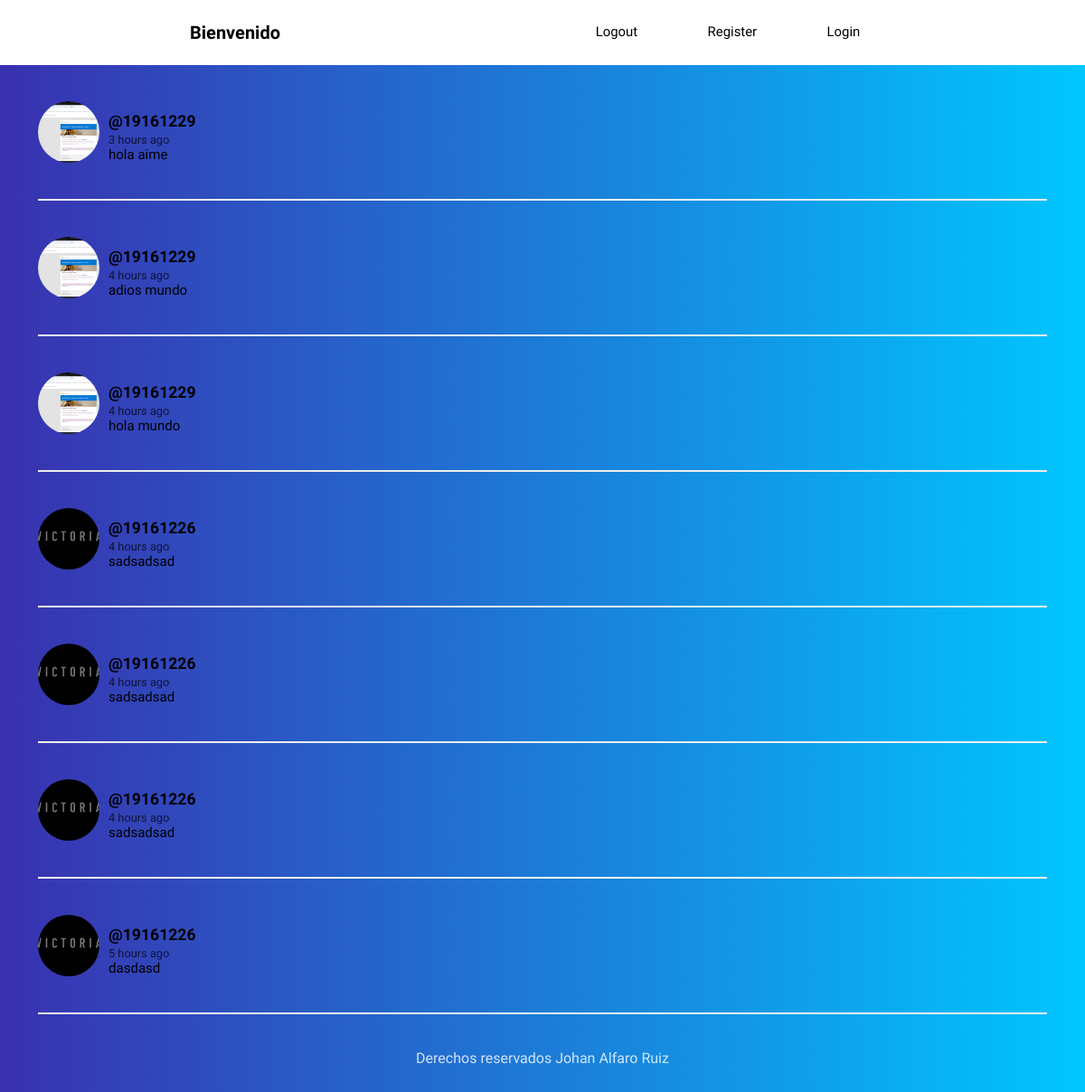
The app's page /feed/, older data.
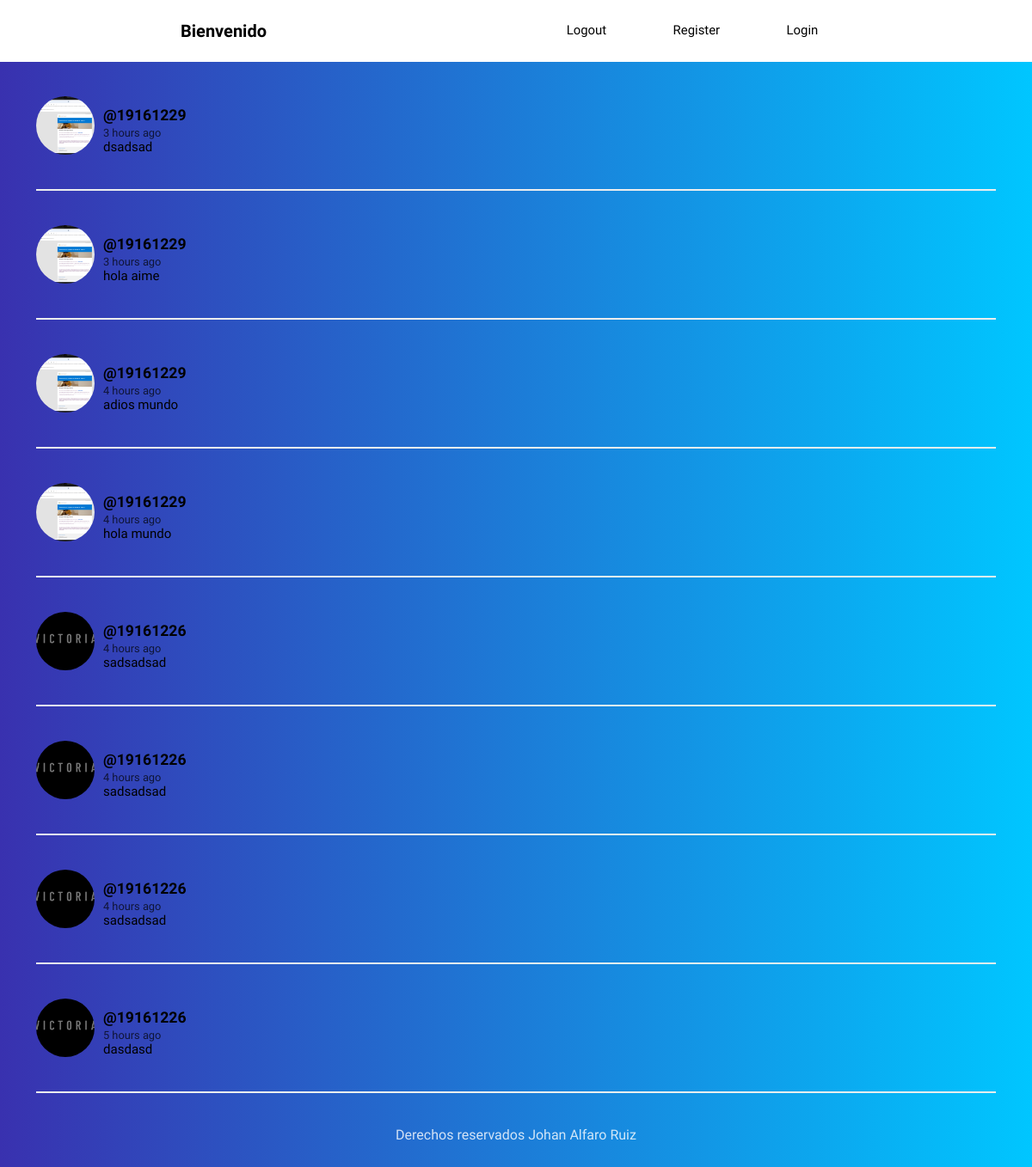
The same page, newer data.
### social/models.py (models this page shows, shortened)
class Post(models.Model):
    user=models.ForeignKey(User,on_delete=models.CASCADE,related_name='posts')
    fecha=models.DateTimeField(default=timezone.now)
    contenido=models.TextField()
    class Meta:
        ordering=['-fecha']

class Profile(models.Model):
    user=models.OneToOneField(User,on_delete=models.CASCADE)
    imagen=models.ImageField(upload_to='Profile',null=True,blank=True)

### social/views.py (the view)
# urls.py: path('feed/',views.feed, name='feed'),
def  feed(request):
    posts=Post.objects.all()
    return render(request,'social/feed.html',{"posts":posts})

### social/templates/social/feed.html (shortened to what this page needs)
{% extends 'social/layout.html' %}
{% load humanize %}
{% load static %}
{% block content %}
{% for post in posts %}
<article>
    <div class="container-article">
        <img src="{{ post.user.profile.imagen.url }}">
        <div>
            <h2 class="username"><a href="#">@{{post.user.username}}</a></h2>
            <time data-time="#">{{post.fecha|naturaltime}}</time>
            <div class="post">{{post.contenido}}</div>
        </div>
    </div>
</article>
{% endfor %}
{% endblock %}

Row changes from the older to the newer data that the page shows:
added Post: user.profile.imagen (picture), user.username "19161229", fecha "3 hours ago", contenido "dsadsad"
